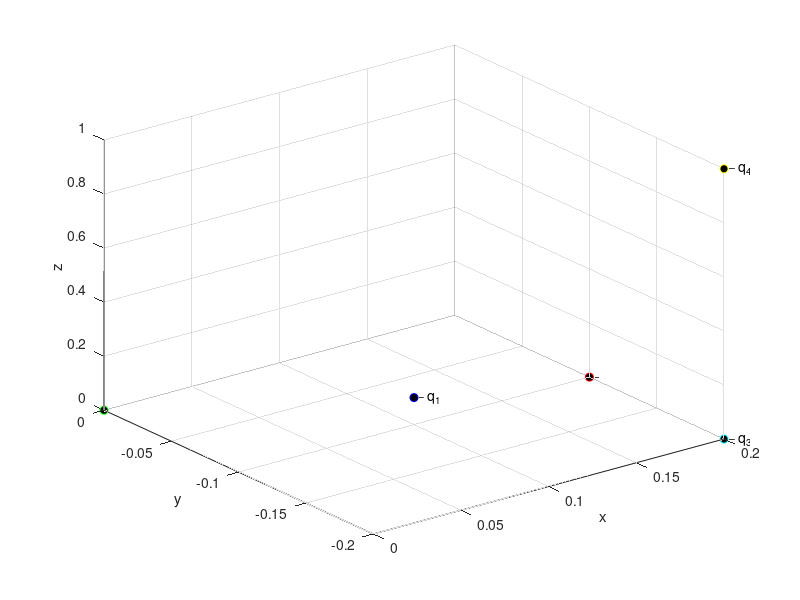
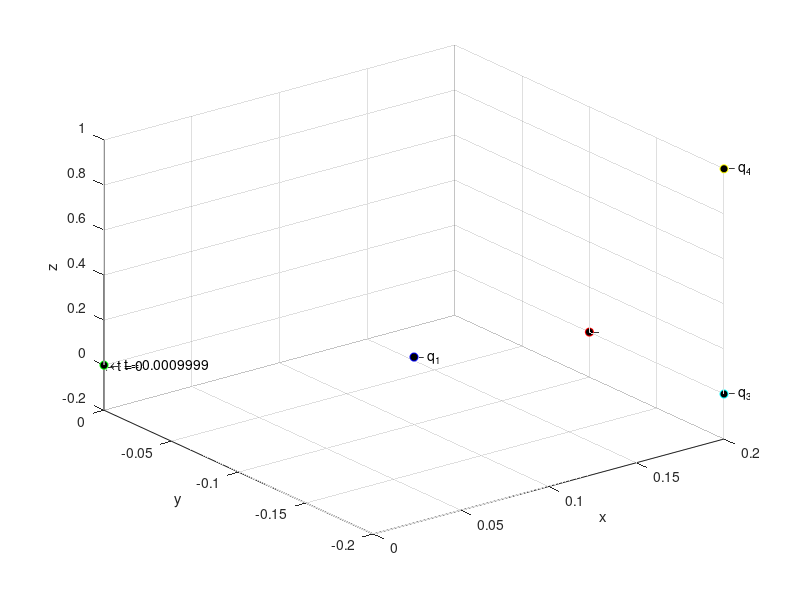

Write the MATLAB code that produced these figures, in order.
clc;
clearvars;
%Constantes a utilizar
e = 1.602e-19; %C
m_e = 9.189e-31; %Kg
epsilon_0 = 8.854e-12; %C^2 / N*m^2

%Carga movil 
n = -1;
q = n*e; %electron
r0 = [0,0,0]; %Posición inicial
v0 = [0,0,0];%Velocidad inicial

%Primera carga fija:
n = -1;
q1 = n*e;
r1 = [0.1,-0.1,0.1]; % 10 cm atrás

%Segunda carga fija:
n = 3;
q2 = n*e;
r2 = [0.2,-0.1,0]; % 10 cm atrás

%Tercera carga fija:
n = -1;
q3 = n*e;
r3 = [0.2,-0.2,0]; % 10 cm atrás

%Cuarta carga fija:
n = 10;
q4 = n*e;
r4 = [0.2,-0.2,1]; % 10 cm atrás

%%%%%%%%%%%%
d1 = r1-r0;
d2 = r2-r0;
d3 = r3-r0;
d4 = r4-r0;
%%%%%%%%%%%


figure(1);
clf(1);
plot3(r0(1),r0(2),r0(3), 'o', 'Color','g','MarkerFaceColor','k')
hold on;
plot3(r1(1),r1(2),r1(3), 'o', 'Color','b','MarkerFaceColor','k')
plot3(r2(1),r2(2),r2(3), 'o', 'Color','r','MarkerFaceColor','k')
plot3(r3(1),r3(2),r3(3), 'o', 'Color','c','MarkerFaceColor','k')
plot3(r4(1),r4(2),r4(3), 'o', 'Color','y','MarkerFaceColor','k')
%quiver3(r0(1),r0(2),r0(3), d1(1),d1(2),d1(3),'LineWidth',1.5)
%quiver3(r0(1),r0(2),r0(3), d2(1),d2(2),d2(3),'LineWidth',1.5)
%quiver3(r0(1),r0(2),r0(3), d3(1),d3(2),d3(3),'LineWidth',1.5)
%quiver3(r0(1),r0(2),r0(3), d4(1),d4(2),d4(3),'LineWidth',1.5)
hold off;
grid on;
xlabel('x')
ylabel('y')
zlabel('z')
text(r1(1),r1(2),r1(3),'\leftarrow q_1')
text(r2(1),r2(2),r2(3),'\leftarrow q_2')
text(r3(1),r3(2),r3(3),'\leftarrow q_3')
text(r4(1),r4(2),r4(3),'\leftarrow q_4')
%%%%%%%%%%%%%%%%%%%%%%%%%%%%


N = 1e4;
t = zeros(N,1);
r = zeros(N,3); 
v = zeros(N,3);
r(1,:) = r0;
v(1,:) = v0;
h = 10e-8;




for i=1:N-1
    E1 = (1/(4*pi*epsilon_0))*q1*(r(i,:)-r1)/(dot(r(i,:)-r1,r(i,:)-r1))^(3/2);
    E2 = (1/(4*pi*epsilon_0))*q2*(r(i,:)-r2)/(dot(r(i,:)-r2,r(i,:)-r2))^(3/2);
    E3 = (1/(4*pi*epsilon_0))*q3*(r(i,:)-r3)/(dot(r(i,:)-r3,r(i,:)-r3))^(3/2);
    E4 = (1/(4*pi*epsilon_0))*q4*(r(i,:)-r4)/(dot(r(i,:)-r4,r(i,:)-r4))^(3/2);
    f =  (q/m_e)*(E1+E2+E3+E4) ;

    k1 = h*f;
    k2 = h*f;
    k3 = h*f;
    k4 = h*f;
    v(i+1,:) = v(i,:) + (1/6)*(k1 + 2*k2 + 2*k3 + k4);
    
    k1 = h*v(i,:);
    k2 = h*v(i,:);
    k3 = h*v(i,:);
    k4 = h*v(i,:);

    r(i+1,:) = r(i,:) + (1/6) * (k1 + 2*k2 + 2*k3 + k4);
    t(i+1)= t(i)+h;
end

figure(2);
clf(2);
plot3(r0(1),r0(2),r0(3), 'o', 'Color','g','MarkerFaceColor','k')
hold on;
plot3(r1(1),r1(2),r1(3), 'o', 'Color','b','MarkerFaceColor','k')
plot3(r2(1),r2(2),r2(3), 'o', 'Color','r','MarkerFaceColor','k')
plot3(r3(1),r3(2),r3(3), 'o', 'Color','c','MarkerFaceColor','k')
plot3(r4(1),r4(2),r4(3), 'o', 'Color','y','MarkerFaceColor','k')
%quiver3(r0(1),r0(2),r0(3), d1(1),d1(2),d1(3),'LineWidth',1.5)
%quiver3(r0(1),r0(2),r0(3), d2(1),d2(2),d2(3),'LineWidth',1.5)
%quiver3(r0(1),r0(2),r0(3), d3(1),d3(2),d3(3),'LineWidth',1.5)
%quiver3(r0(1),r0(2),r0(3), d4(1),d4(2),d4(3),'LineWidth',1.5)
plot3(r(:,1),r(:,2),r(:,3),'-','Color','k','MarkerFaceColor','k')
hold off;
grid on;
xlabel('x')
ylabel('y')
zlabel('z')
text(0,0,0,'\leftarrow t = 0' )
text(r1(1),r1(2),r1(3),'\leftarrow q_1')
text(r2(1),r2(2),r2(3),'\leftarrow q_2')
text(r3(1),r3(2),r3(3),'\leftarrow q_3')
text(r4(1),r4(2),r4(3),'\leftarrow q_4')
text(r(end,1),r(end,2),r(end,3),['\leftarrow t = ', num2str(t(end))])


